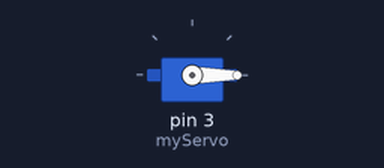
Bench run of a sketch on a simulated Arduino Uno, built with avr-gcc and run on an emulated ATmega328P. Shown: servo.

Above: at 0.05 s.
At 2.5 s:
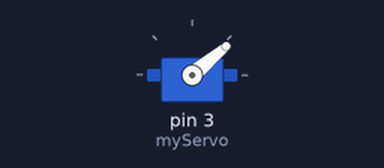
At 5.0 s:
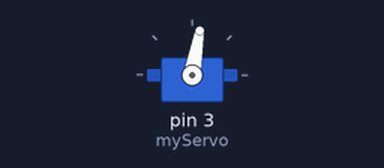
At 10.0 s:
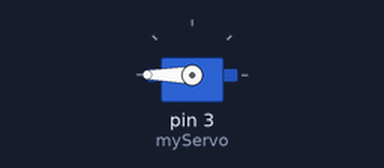
Timing chart, 0 to 13.0 s (numbered marks = the images above):
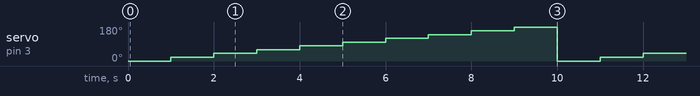

Measured:
- by itself, servo on pin 3 (myServo): repeats every 10.0 s: 40° 1.0 s, 60° 1.0 s, 80° 1.0 s, 100° 1.0 s, 120° 1.0 s, 140° 1.0 s, 160° 1.0 s, 180° 1.0 s, 0° 1.0 s, 20° 1.0 s

The sketch:

13_ServoMotor.ino
```cpp
#include  <Servo.h>

Servo myServo;    // Creating Servo object

void setup() {
  myServo.attach(3);    // Connecting to servo signal pin 9


}

void loop() {


  for (int pos = 0; pos <= 180; pos += 20) {  // Loop to turn on the servo
    myServo.write(pos);               // Move the servo motor to the specified position
    delay(1000);                       // Waiting time after movement
   }
   }
```
